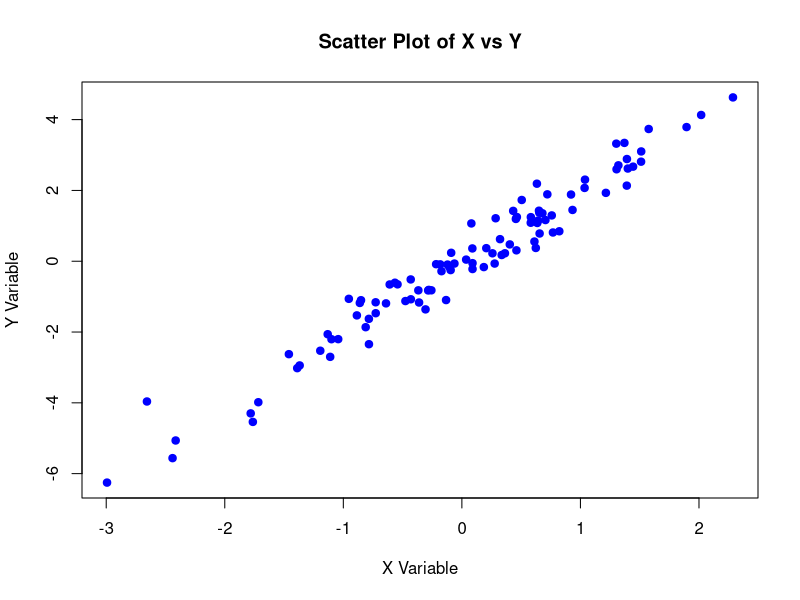
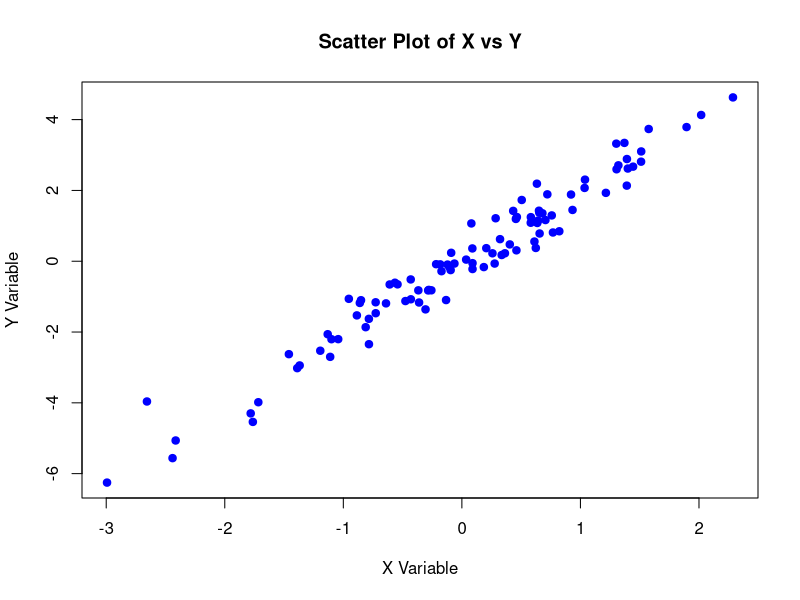

These figures' R source, in order:
# Загрузка необходимых библиотек (если потребуется)
# library(ggplot2) # Пример для альтернативного способа

# Генерация случайных данных
set.seed(42) # Для воспроизводимости
n <- 100
x <- rnorm(n)
y <- 2 * x + rnorm(n, sd = 0.5) # y зависит от x с небольшим шумом
data <- data.frame(x = x, y = y)

# Создание диаграммы рассеяния
plot_title <- "Scatter Plot of X vs Y"
plot(x, y, main = plot_title, xlab = "X Variable", ylab = "Y Variable", pch = 19, col = "blue")

# Генерация случайного имени файла
random_filename <- paste0("scatter_plot_", sample(10000:99999, 1), ".png")

# Сохранение графика в файл
png(filename = random_filename, width = 800, height = 600)
plot(x, y, main = plot_title, xlab = "X Variable", ylab = "Y Variable", pch = 19, col = "blue")
dev.off()

cat("График сохранен в файл:", random_filename, "\n")
